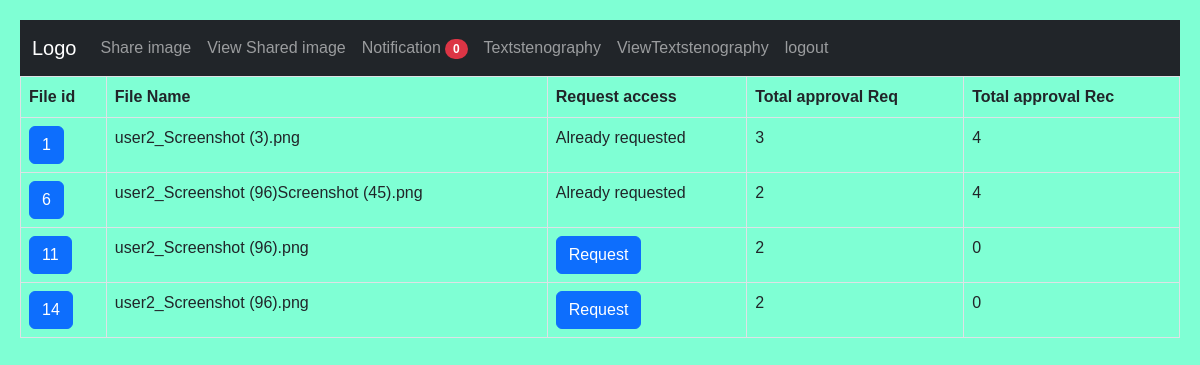
/viewshared (signed in), run on the app's committed database.
### tables this page shows
CREATE TABLE sharingtable(sharingid int,fileid int,userid int,filename varchar(1000),key text);

### main.py (the view)
@app.route('/viewshared', methods=['POST', 'GET'])
def viewshared():
    print([session["user"][0]])
    con = sqlite3.connect("store.db")
    y = con.execute("select * from sharingtable where userid=?",
                    ([session["user"][0]])).fetchall()
    vx = []
    print(y)
    for k in y:
        k = list(k)
        val = con.execute("select count(*) from requesttable where fileid=? and userid=?",
                          (k[1], session["user"][0])).fetchall()
        if (val[0][0] != 0):
            n = ""
        else:
            n = "Request"
        k.append(n)
        count = con.execute(
            "select * from sharing  where fileid=?", ([k[1]])).fetchone()
        print(count)
        k.append(count[-1])
        apcount = con.execute("select count(*) from requesttable where fileid=? and userid=? and status!='not'",
                              (k[1], session["user"][0])).fetchone()
        k.append(apcount[0])
        vx.append(k)
    print(vx)
    return render_template("viewshared.html", y=vx)

### templates/viewshared.html
{% include 'Afterlogin.html' %}
<table class="table table-bordered table-hover">
    <thead>
        <tr>
            <th>File id</th>
            <th>File Name</th>
            <th>Request access</th>
            <th>Total approval Req</th>
            <th>Total approval Rec</th>
        </tr>
    </thead>
    <tbody>
        {%for k in y%}
            <tr>
                <td><a href="/checkstatus?fileid={{k[1]}}"><button class="btn btn-primary">{{k[0]}}</button></a></td>
                <td>{{k[3]}}</td>
                 {% if k[5]=="Request"  %}
                       <td><a href="/requestpermission?fileid={{k[1]}}"><button class="btn btn-primary">{{k[5]}}</button></a></td>
                    {% elif k[6]==k[7]%}
                        <td><a href="/decrypt?fileid={{k[1]}}"><button class="btn btn-primary">decrypt</button></a></td>
                    {% else %}
                        <td>Already requested</td>
                {% endif %}
                <td>{{k[6]}}</td>
                <td>{{k[7]}}</td>
            </tr>
        {%endfor%}
    </tbody>
</table>

### templates/Afterlogin.html (shortened to what this page needs)
{% include 'header.html' %}
<nav class="navbar navbar-expand-sm bg-dark navbar-dark">
  <div class="container-fluid">
    <a class="navbar-brand" href="#">Logo</a>
    <div class="collapse navbar-collapse" id="collapsibleNavbar">
      <ul class="navbar-nav">
        <li class="nav-item">
          <a class="nav-link" href="/success">Share image</a>
        </li>
        <li class="nav-item">
          <a class="nav-link" href="/viewshared">View Shared image</a>
        </li>
          <li class="nav-item">
          <a class="nav-link" href="/notification">Notification <span class="badge rounded-pill bg-danger">{{session["noti"]}}</span></a>
        </li>
        <li class="nav-item">
          <a class="nav-link" href="/textsten">Textstenography</a>
        </li>
        <li class="nav-item">
          <a class="nav-link" href="/viewtextsten">ViewTextstenography</a>
        </li>
         <li class="nav-item">
          <a class="nav-link" href="/logout">logout</a>
        </li>
      </ul>
    </div>
  </div>
</nav>

### templates/header.html (shortened to what this page needs)
<!DOCTYPE html>
<html lang="en">
<head>
  <link href="https://cdn.jsdelivr.net/npm/bootstrap@5.2.3/dist/css/bootstrap.min.css" rel="stylesheet">
</head>
<body style="background-color: aquamarine;">

### templates/header.html (style rules this page uses)
body { background: white; font-family: 'Inter UI', sans-serif; margin: 0; padding: 20px; }

### data on the page
sharingtable: sharingid "1", filename "user2_Screenshot (3).png", shows "Already requested", k "3", k "4"
sharingtable: sharingid "6", filename "user2_Screenshot (96)Screenshot (45).png", shows "Already requested", userid "2", k "4"
sharingtable: sharingid "11", filename "user2_Screenshot (96).png", k "Request", userid "2", k "0"
sharingtable: sharingid "14", filename "user2_Screenshot (96).png", k "Request", userid "2", k "0"

### other printed values
{{ session["noti"] }} "0"
